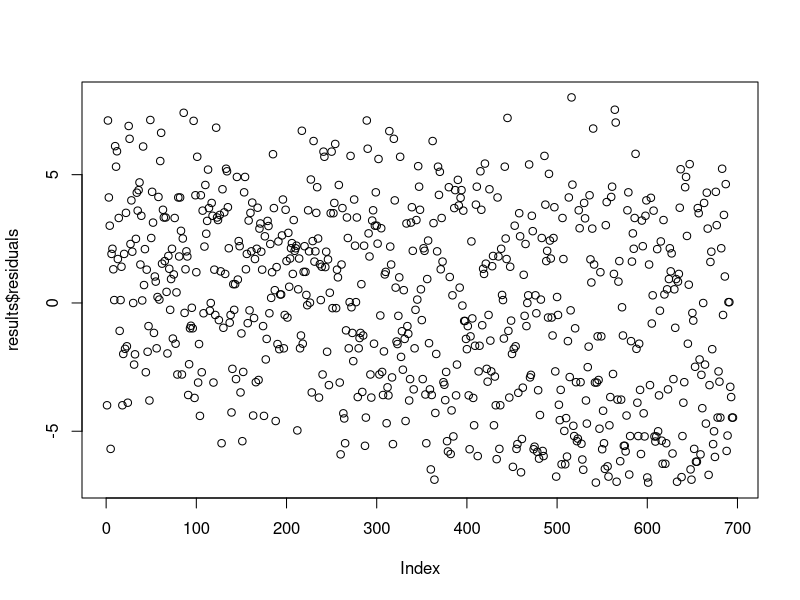
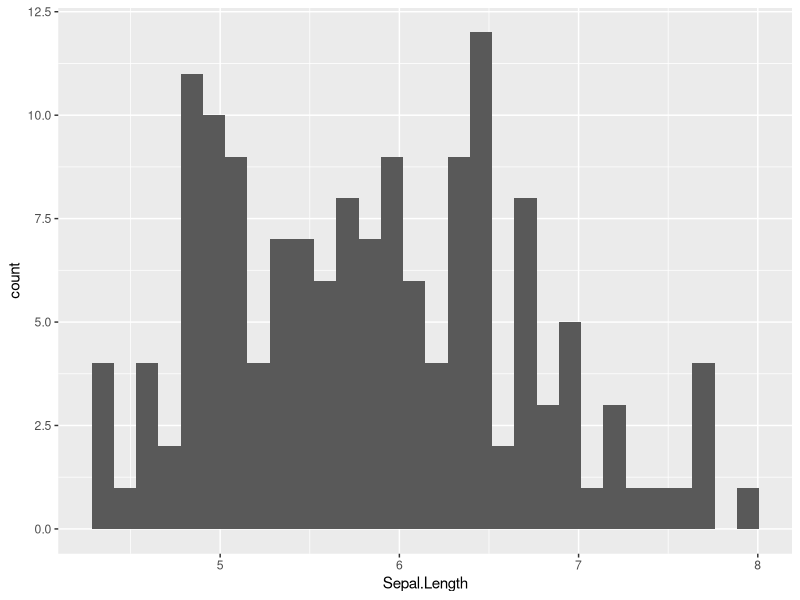
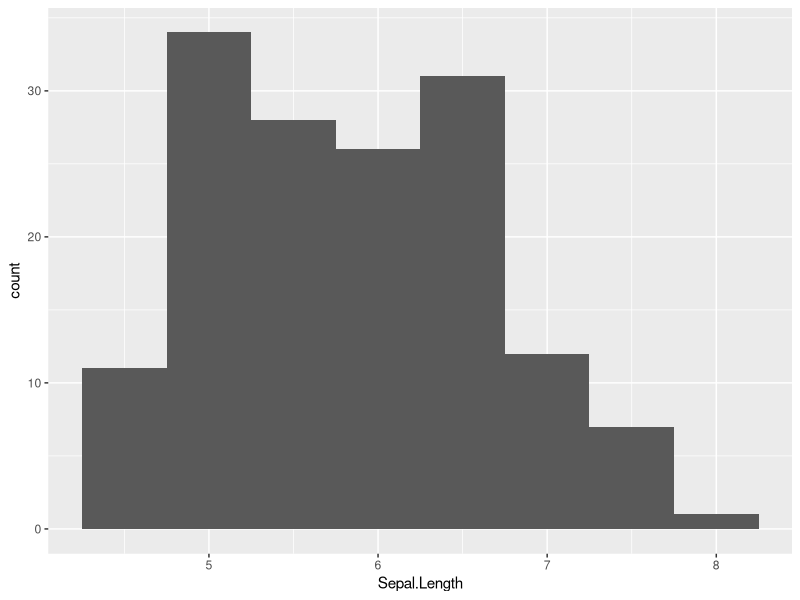
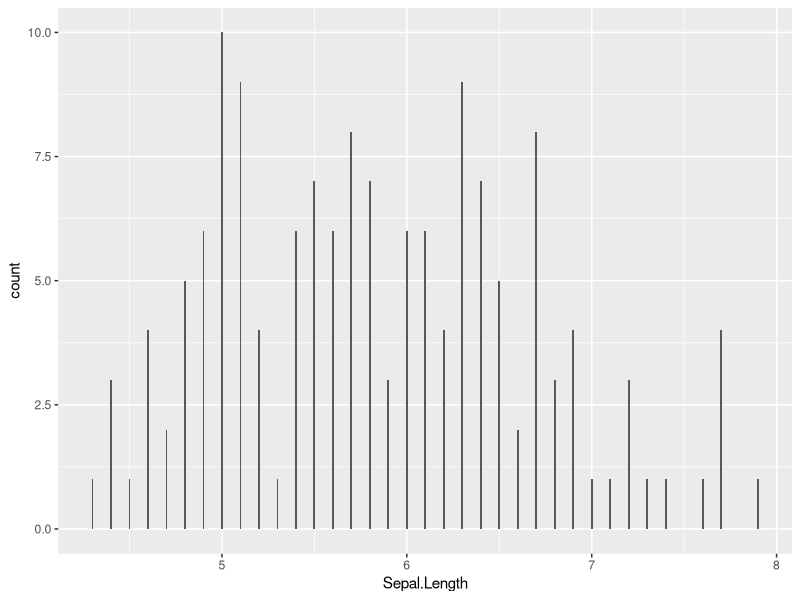
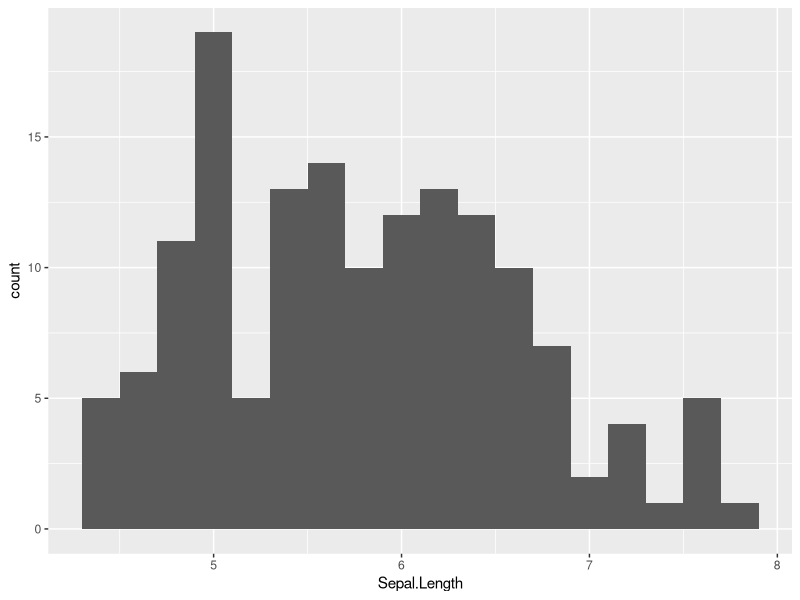
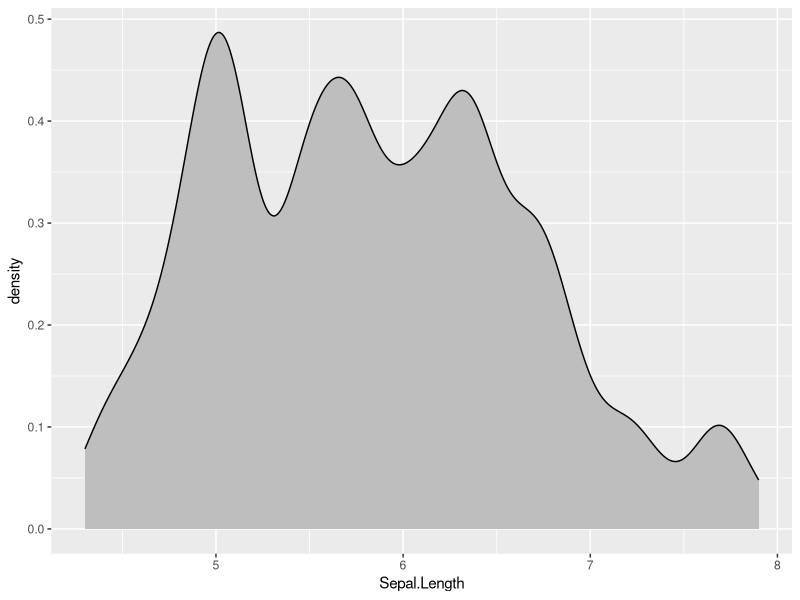
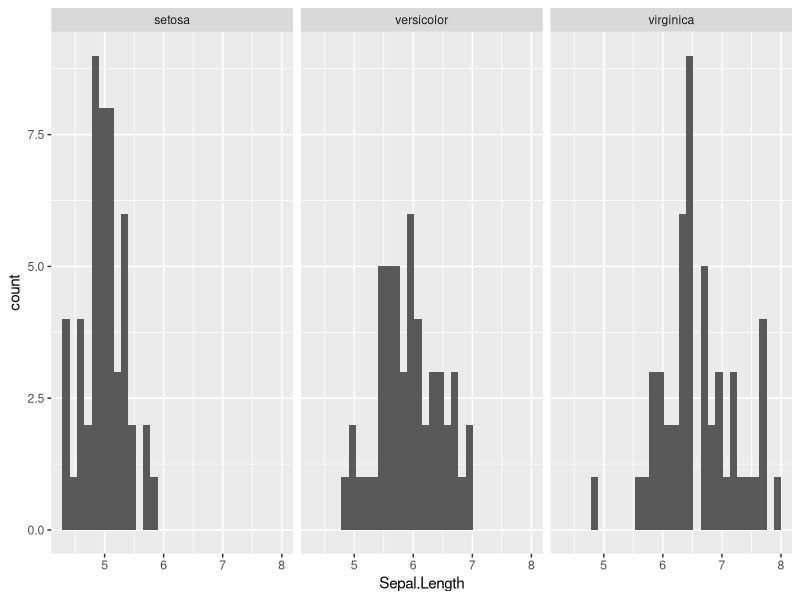
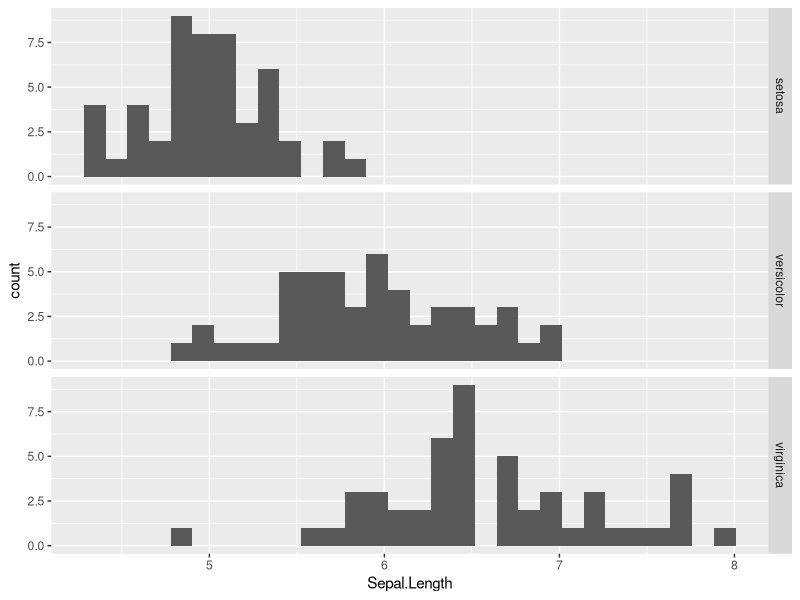

These charts were generated, in order, by the following R code:
## ---- chunk 1
library(reshape2)

myff <- french_fries
myff.melt <- melt(myff, id.vars = 1:4, value.name = "rating", variable.name = "taste")
head(myff.melt)

head(dcast(myff.melt, time + treatment + subject + rep ~ taste, value.var = "rating"))
head(dcast(myff.melt, ... ~ taste, value.var = "rating"))

aggregateff <- dcast(myff.melt, taste ~ ., value.var = "rating", fun.aggregate = mean, na.rm = TRUE)

aggregateff

aggregateff <- dcast(myff.melt, treatment ~ taste, value.var = "rating", fun.aggregate = mean, na.rm = TRUE)
aggregateff


aggregateff2 <- dcast(myff.melt, treatment + taste ~ ., 
                  value.var = "rating", fun.aggregate = mean, na.rm = TRUE)
aggregateff2
colnames(aggregateff2)[3] <- "mean.rating"
aggregateff2

# template:
# dcast(yourdata, columns + that + stay + columns ~ cast + columns,
#       value.var = "measure.to.aggregate", 
#       fun.aggregate = function.to.aggregate,
#       agg.function.options...)

## ---- chunk 2
library(dplyr)
head(myff.melt)
aggregateff3 <- group_by(myff.melt, treatment, taste) %>% summarize(mean = mean(rating, na.rm = TRUE), sd = sd(rating, na.rm = TRUE), max.rating = max(rating, na.rm = TRUE), N = length(rating))
as.data.frame(aggregateff3)
# add informative comment here

as.data.frame(aggregateff3)
identical(aggregateff2, aggregateff3)
identical(aggregateff2, as.data.frame(aggregateff3))

## ---- chunk 3
x <- 1:10
mean(log(x + 2))

(x + 2) %>% log() %>% mean()

summarize(group_by(myff.melt, treatment, taste), mean.rating = mean(rating, na.rm = TRUE))

# same as above, using the %>% operator
agg.results <- group_by(myff.melt, treatment, taste) %>%
  summarize(mean.rating = mean(rating, na.rm = TRUE))

agg.results

## ---- chunk 4
sleep
sleep[sleep$group == 1, ]
filter(sleep, group == 1) # same results

sleep[sleep$group == 1 & sleep$extra > 0.2, ]
filter(sleep, group == 1, extra > 0.2) # same results

sleep[ , c("ID", "extra")]
select(sleep, ID, extra)
select(sleep, 3, 1)
select(sleep, c(3, 1))
# select(sleep, c("ID", "extra")) # doesn't work

## ---- chunk 5
library(tidyr)
mysleep <- sleep
mysleep
levels(mysleep$group) <- c("pre", "post")

mysleep.cast <- dcast(mysleep, ID ~ group, value.var = "extra")
mysleep.cast

spread(mysleep, group, extra)

melt(mysleep.cast, measure.vars = c("pre", "post"), variable.name = "time", value.name = "extra.sleep")
gather(mysleep.cast, time, extra.sleep, c(pre,post))
## ---- chunk 6
mysleep <- sleep
oldnames <- colnames(mysleep)
mycolnames <- c("extraSleep", "experimentalGroup", "subjectID")
colnames(mysleep) <- mycolnames
data.frame(oldnames, mycolnames)

## ---- chunk 7
mysleep
# my.ttest <- t.test(extra ~ group, data = mysleep)
# print(my.ttest)
# str(my.ttest)

myff <- french_fries
results <- lm(potato ~ treatment, data = myff)
results
summary(results)
# plot(results)
class(results)
names(results)
str(results)
plot(results$residuals)
results.summary <- summary(results)
names(results.summary)
results.summary$adj.r.squared
results.summary$coefficients
class(results.summary$coefficients)
condition.pvals <- results.summary$coefficients[c("treatment2", "treatment3"), "Pr(>|t|)"]
condition.pvals

# str(summary(results))
# ?lm
## ---- chunk 8
library(ggplot2)
myris <- iris
summary(myris)

ggplot(myris, aes(x = Sepal.Length)) + geom_histogram()

ggplot(myris, aes(x = Sepal.Length)) + geom_histogram(binwidth = .5)

ggplot(myris, aes(x = Sepal.Length)) + geom_histogram(binwidth = .01)

mybaseplot <- ggplot(myris, aes(x = Sepal.Length))

mybaseplot + geom_histogram(binwidth = .2)

names(mybaseplot)
str(mybaseplot)

base.density <- mybaseplot + geom_density(adjust = .5, fill = "grey")

mydensity <- geom_density(adjust = .5, fill = "grey")

mybaseplot + mydensity

## ---- chunk 9
colors()
## ---- chunk 10
pdf("bunch of plots.pdf")
ggplot(myris, aes(x = Sepal.Length, y = Sepal.Width)) + geom_point()

ggplot(myris, aes(x = Sepal.Length, y = Sepal.Width)) + geom_point(color = "papayawhip") + theme_classic()

ggplot(myris, aes(x = Sepal.Length, y = Sepal.Width)) + 
  geom_point(aes(color = Species), size = 10) + 
  theme_minimal()

ggplot(myris, aes(x = Sepal.Length, y = Sepal.Width)) + 
  geom_point(aes(color = Species, size = Petal.Width)) + 
  theme_minimal()

ggplot(myris, aes(x = Sepal.Length, y = Sepal.Width)) + 
  geom_point() + 
  geom_smooth()

ggplot(myris, aes(x = Sepal.Length, y = Sepal.Width)) + 
  geom_point() + 
  geom_smooth(method = "lm")

ggplot(myris, aes(x = Sepal.Length, y = Sepal.Width, color = Species)) + 
  geom_point(size = 4) + 
  theme_minimal() +
  geom_smooth(method = "lm")
dev.off()

## ---- chunk 11
pdf("myplot.pdf", width = 10, height = 4)
ggplot(myris, aes(x = Sepal.Length)) + geom_histogram() + 
  facet_grid(Species ~ .)
dev.off()

?Devices
## ---- chunk 12

ggplot(myris, aes(x = Sepal.Length)) + geom_histogram() + 
  facet_wrap(~ Species)

ggplot(myris, aes(x = Sepal.Length)) + geom_histogram() + 
  facet_grid(Species ~ .)

ggplot(myris, aes(x = Sepal.Length)) + geom_histogram() + 
  facet_grid(Species ~ .)

